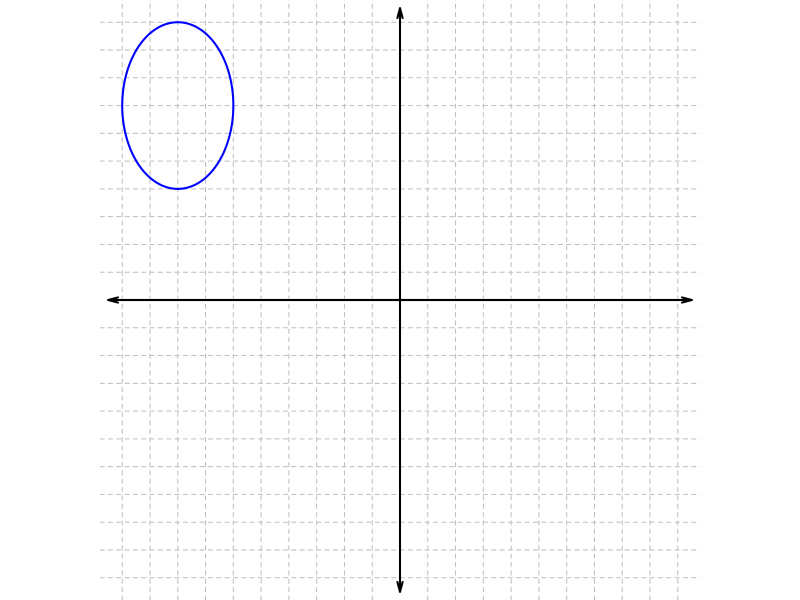
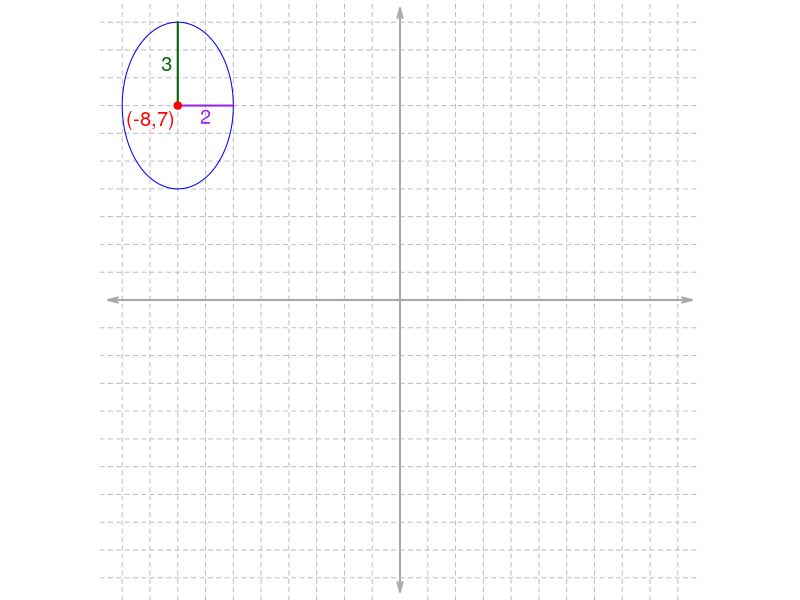

Reproduce these figures in R, in order.
## ---- chunk 1
fixer = function(exp){
  exp = gsub("--","+",exp,fixed=T)
  exp = gsub("(x-0)","x",exp,fixed=T)
  exp = gsub("(y-0)","y",exp,fixed=T)
  return(exp)
}

# hk = sample(-6:6,2)
# h = hk[1]
# k = hk[2]
# ab = sample(2:(10-max(abs(hk))),2)
# r1 = ab[1]
# r2 = ab[2]

while(T){
  alldem = sample(2:9,4)
  h = alldem[1]*sample(c(-1,1),1)
  k = alldem[2]*sample(c(-1,1),1)
  r1 = alldem[3]
  r2 = alldem[4]
  maxx = abs(h)+r1
  maxy = abs(k)+r2
  if(maxx<11 && maxy<11){break}
}

anssimp = paste0("\\frac{(x-",h,")^2}{",r1^2,"}+\\frac{(y-",k,")^2}{",r2^2,"}=1",collapse="")
anssimp = gsub("--","+",anssimp,fixed=T)
anssimp = gsub("(x-0)","x",anssimp,fixed=T)
anssimp = gsub("(y-0)","y",anssimp,fixed=T)

achk = -10:10
acrs = 1:10

solh = paste0(1*(achk==h),collapse="")
solk = paste0(1*(achk==k),collapse="")
solr1 = paste0(1*(acrs==r1),collapse="")
solr2 = paste0(1*(acrs==r2),collapse="")

hkl = min(abs(c(h,k)))
hkb = max(abs(c(h,k)))
rl = min(c(r1,r2))
rb = max(c(r1,r2))

hs = c(-hkl,-hkl,hkl,hkl,
       -hkb,-hkb,hkb,hkb,
       -hkl,-hkl,hkl,hkl,
       -hkb,-hkb,hkb,hkb)
ks = c(-hkb,hkb,-hkb,hkb,
       -hkl,hkl,-hkl,hkl,
       -hkb,hkb,-hkb,hkb,
       -hkl,hkl,-hkl,hkl)
r1s = c(rep(rl,8),rep(rb,8))
r2s = c(rep(rb,8),rep(rl,8))
ord = 1:16

EE = character()
for(i in 1:length(ord)){
  j = ord[i]
  hz = hs[j]
  kz = ks[j]
  r1z = r1s[j]
  r2z = r2s[j]
  exp1 = paste0("\\frac{(x-",hz,")^2}{",r1z^2,"}+\\frac{(y-",kz,")^2}{",r2z^2,"}=1",collapse="")
  exp1 = fixer(exp1)
  EE = c(EE,exp1)
}
ace = LETTERS[1:16]
solex = paste0(1*(EE==anssimp),collapse="")
## ---- chunk 2
par(mar=c(0,0,0,0),pty="s")
plot(0,0,type="n",xlim=c(-10,10),ylim=c(-10,10),axes=F,ann=F)
for(i in 1:10){
  abline(h=i,lty=2,col="grey")
  abline(h=-i,lty=2,col="grey")
  abline(v=i,lty=2,col="grey")
  abline(v=-i,lty=2,col="grey")
}
arrows(-10.5,0,10.5,0,length=0.1,angle=15,code=3,lwd=2)
arrows(0,-10.5,0,10.5,length=0.1,angle=15,code=3,lwd=2)
th = seq(0,2*pi,length.out=1000)
x = h+r1*cos(th)
y = k+r2*sin(th)
polygon(x,y,border="blue",lwd=2)
## ---- chunk 3
par(mar=c(0,0,0,0),pty="s")
plot(0,0,type="n",xlim=c(-10,10),ylim=c(-10,10),axes=F,ann=F)
for(i in 1:10){
  abline(h=i,lty=2,col="grey")
  abline(h=-i,lty=2,col="grey")
  abline(v=i,lty=2,col="grey")
  abline(v=-i,lty=2,col="grey")
}
arrows(-10.5,0,10.5,0,length=0.1,angle=15,code=3,lwd=2,col="darkgrey")
arrows(0,-10.5,0,10.5,length=0.1,angle=15,code=3,lwd=2,col="darkgrey")
th = seq(0,2*pi,length.out=1000)
x = h+r1*cos(th)
y = k+r2*sin(th)
polygon(x,y,border="blue")
lines(c(h,h+r1),c(k,k),col="purple",lwd=2)
text(h+r1/2,k-0.4,r1,col="purple",cex=1.2)
lines(c(h,h),c(k,k+r2),col="darkgreen",lwd=2)
text(h-0.4,k+r2/2,r2,col="darkgreen",cex=1.2)
points(h,k,col="red",pch=19)
text(h-0.1,k-0.2,paste0("(",h,",",k,")"),adj=c(1,1),col="red",cex=1.2)
